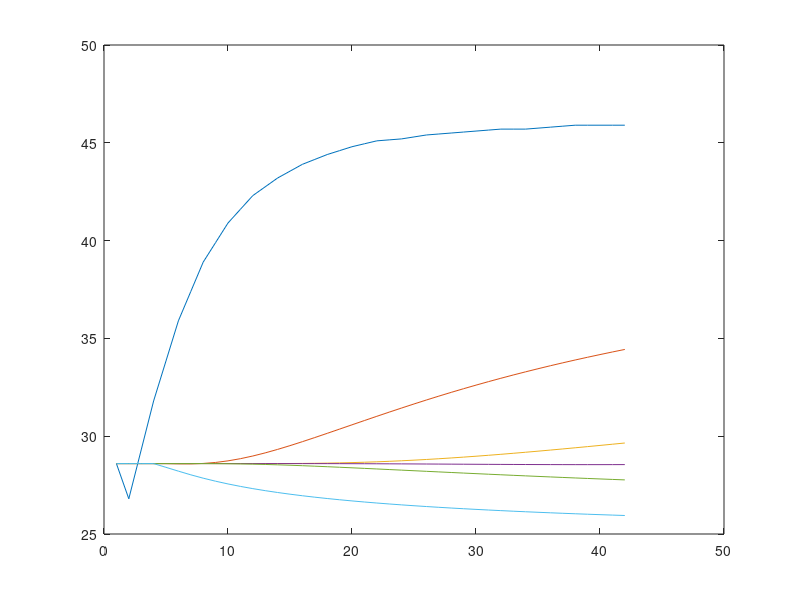

Reproduce this figure in MATLAB.
clear all;
clc;

m = 42;
n = 24;
Tw = 24;
Ti = 28.6;
delr = 2;
delt = 30;
T = zeros(m,n);
alpha = 0.039;

%Boundary conditions
T(1:m/2,1) = [26.8 31.8 35.9 38.9 40.9 42.3 43.2 43.9 44.4 44.8 45.1 45.2 45.4 45.5 45.6 45.7 45.7 45.8 45.9 45.9 45.9];
T(:,n) = Tw;
for i = m/2:-1:1
    T(2*i) = T(i);
end
for i = 2:m/2
    T(2*i - 1) = (T(2*i) + T(2*i -2))/2;
end

%Initial condition
T(1,:) = Ti;

for i = 1:m-1
    for j = 2:n-1
        T(i+1,j) = T(i,j) + alpha*delt*(T(i,j+1) - 2*T(i,j) + T(i,j-1))/(delr*delr) + alpha*delt*(T(i,j+1)-T(i,j))/((2*i+5)*delr);
    end
end
for i = 1:6
    plot(1:m,T(:,4*i-3));
    hold on;
end
T